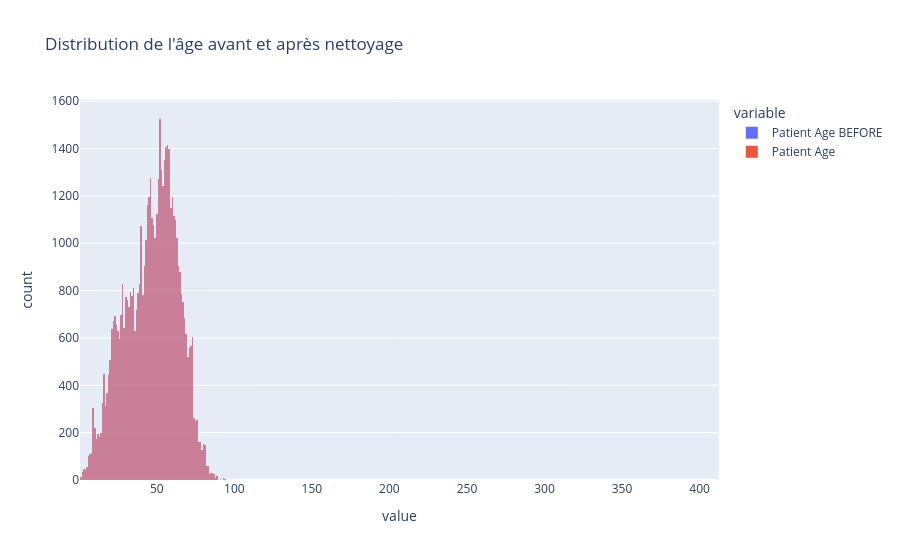

The notebook cell this image was saved under:
### Markdown cell above
On voit bien ici que les ages ont été corrigés passant par exemple de 412 a 53 ans...

### Code cell
import plotly.express as px

fig = px.histogram(df, x=["Patient Age BEFORE", "Patient Age"],
                   barmode="overlay",
                   title="Distribution de l'âge avant et après nettoyage")

fig.show()

### Figure 1 — Plotly figure (JSON) as saved in the notebook; plotly's stock layout.template omitted (floating-point values rounded to 4 significant figures; data arrays with more than 128 entries replaced by an {"elided": "..."} marker saying what was removed)
{"data": [{"bingroup": "x", "hovertemplate": "variable=Patient Age BEFORE<br>value=%{x}<br>count=%{y}<extra></extra>", "legendgroup": "Patient Age BEFORE", "marker": {"color": "#636efa", "opacity": 0.5, "pattern": {"shape": ""}}, "name": "Patient Age BEFORE", "orientation": "v", "showlegend": true, "type": "histogram", "x": {"elided": "54737 float values"}, "xaxis": "x", "yaxis": "y"}, {"bingroup": "x", "hovertemplate": "variable=Patient Age<br>value=%{x}<br>count=%{y}<extra></extra>", "legendgroup": "Patient Age", "marker": {"color": "#EF553B", "opacity": 0.5, "pattern": {"shape": ""}}, "name": "Patient Age", "orientation": "v", "showlegend": true, "type": "histogram", "x": {"elided": "54737 float values"}, "xaxis": "x", "yaxis": "y"}], "layout": {"barmode": "overlay", "legend": {"title": {"text": "variable"}, "tracegroupgap": 0}, "title": {"text": "Distribution de l'âge avant et après nettoyage"}, "xaxis": {"anchor": "y", "domain": [0, 1], "title": {"text": "value"}}, "yaxis": {"anchor": "x", "domain": [0, 1], "title": {"text": "count"}}}}
